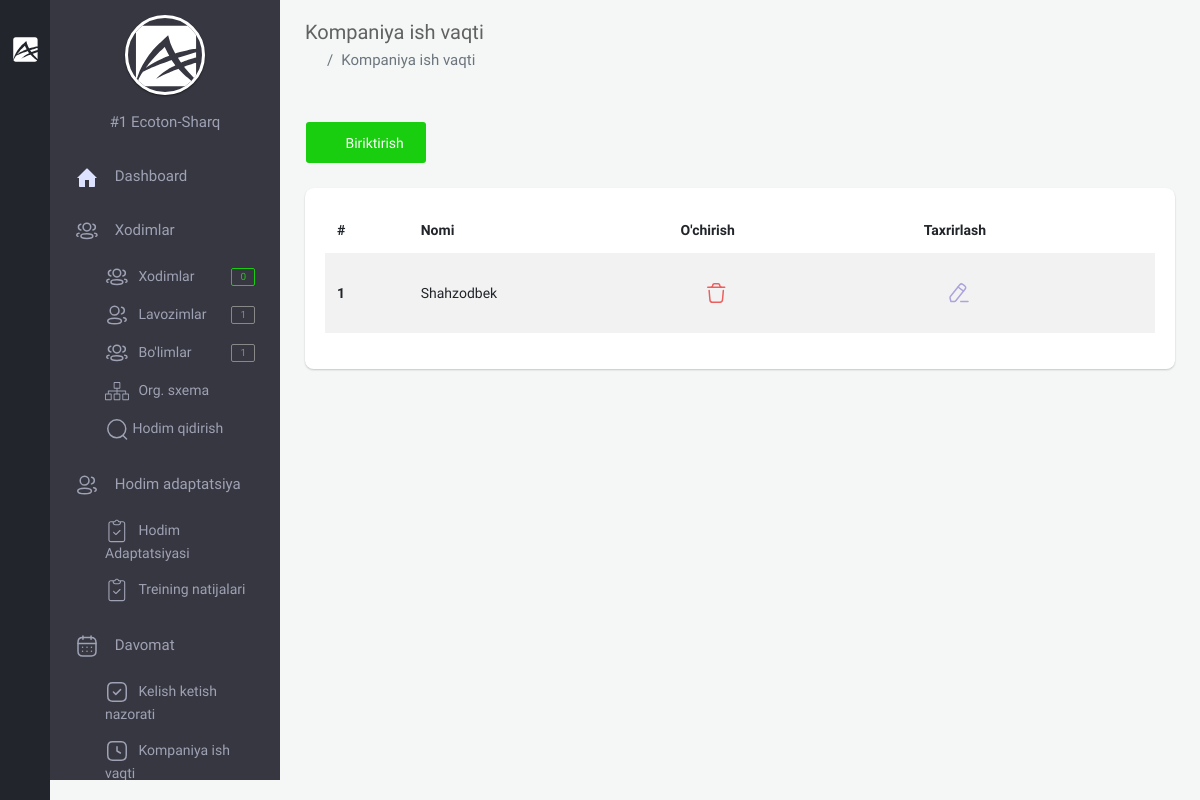
Page /backoffice/company-schedule (signed in) on the earlier database version.
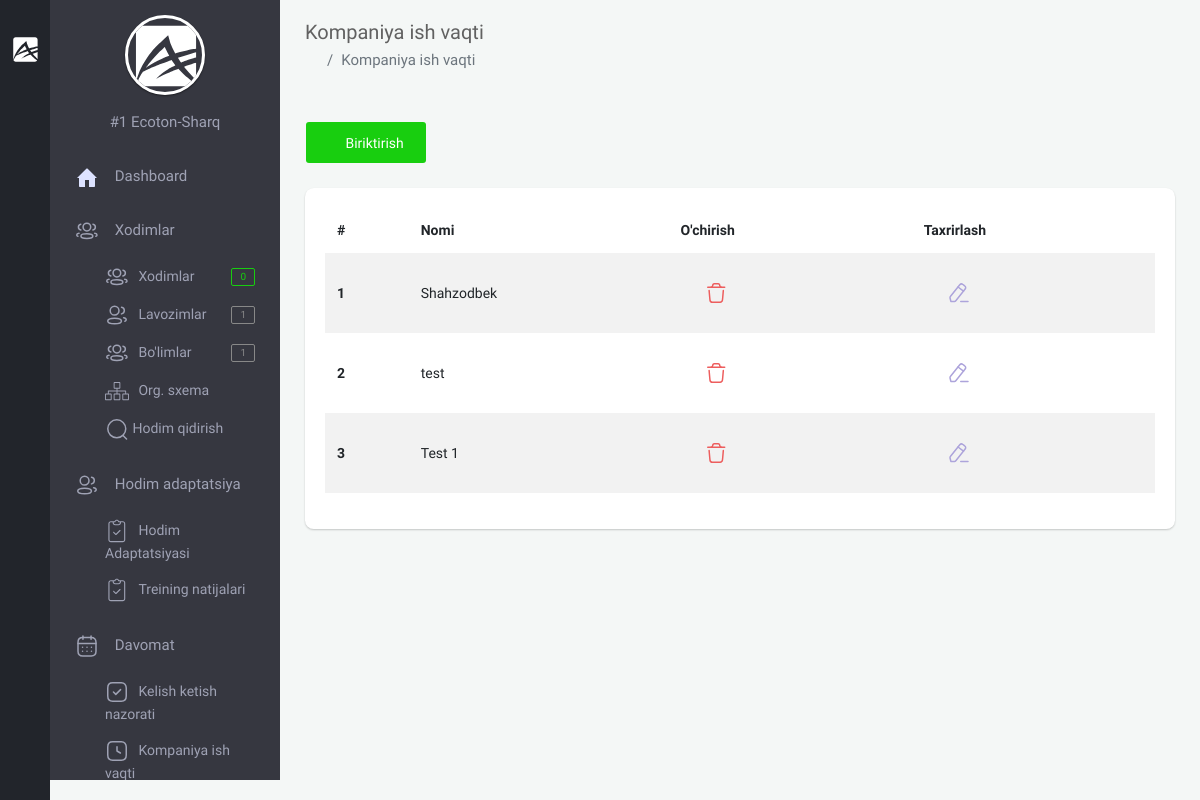
Same page on the later database version.
### app/models.py (models this page shows, shortened)
class CompanyScheduleFreeGraph(models.Model):
    company = models.ForeignKey(Company, on_delete=models.CASCADE)
    name = models.CharField(max_length=255)
    start_work = models.TimeField(verbose_name="Ish boshlanishi", default=datetime.time(9, 00))
    lunch_start = models.TimeField(verbose_name="Tushlik vaqti", default=datetime.time(13, 00))
    lunch_end = models.TimeField(verbose_name="Tushlik tugash vaqti", default=datetime.time(14, 00))
    end_work = models.TimeField(verbose_name="Ish Tugash vaqti", default=datetime.time(18, 00))
    created_at = models.DateTimeField(auto_now_add=True)

### backoffice/views.py (the view)
# urls.py: path('company-schedule', views.CompanyScheduleCreateViewListView.as_view(), name="company_schedule"),
class CompanyScheduleCreateViewListView(LoginRequiredMixin, generic.ListView):
    template_name = 'backoffice/pages/company-schedule/index.html'
    model = models.CompanyScheduleFreeGraph
    def get_context_data(self, *, object_list=None, **kwargs):
        ctx = super(CompanyScheduleCreateViewListView, self).get_context_data(**kwargs)
        company = self.request.user.company
        company_schedule = models.CompanyScheduleFreeGraph.objects.filter(company=company)
        ctx['items'] = company_schedule
        return ctx

### app/models.py (called while the page is built)
    def __str__(self):
        return f'#{self.id}  {self.name}'

    @property
    def logo_url(self):
        if self.logo and hasattr(self.logo, 'url'):
            return self.logo.url

### backoffice/context_processors.py (called while the page is built)
def staff_amount(request):
    amount_staff = None
    if request.user.is_anonymous == False:
        company = request.user.company
        staff = models.Staff.objects.filter(company=company)
        amount_staff = staff.count()
    return {"amount_staff": amount_staff}

def position_amount(request):
    position_amounts = None
    if request.user.is_anonymous == False:
        company = request.user.company
        position = models.Position.objects.filter(company=company)
        position_amounts = position.count()
    return {
        'position_amounts': position_amounts
    }

def department_amount(request):
    department_amounts = None
    if request.user.is_anonymous == False:
        company = request.user.company
        department = models.Department.objects.filter(company=company)
        department_amounts = department.count()
    return {
        'department_amounts': department_amounts
    }

### templates/backoffice/pages/company-schedule/index.html (shortened to what this page needs)
{% extends 'backoffice/base.html' %}
{% load app_tags %}
{% block content %}
    <section class="content">
        <div class="container-fluid">
            <div class="block-header">
                <div class="row clearfix">
                    <div class="col-lg-12 col-md-12 col-sm-12">
                        <h2>Kompaniya ish vaqti</h2>
                        <ul class="breadcrumb padding-0">
                            <li class="breadcrumb-item"><a href="{% url 'backoffice-main' %}"><i
                                    class="zmdi zmdi-home"></i></a></li>
                            <li class="breadcrumb-item active">Kompaniya ish vaqti</li>
                        </ul>
                    </div>
                </div>
            </div>
            <div class="row clearfix">
                <div class="col-lg-12 col-md-12 col-sm-12">
                    <div class="card">
                        <div class="header">
                            <a href="{% url 'company_schedule_create' %}"
                                    class="btn btn-success waves-effect"><i class="zmdi zmdi-plus"></i> Biriktirish
                            </a>
                        </div>
                        <div class="body table-responsive">
                            <table class="table table-borderless table-striped table-hover"
                                   id="company-schedule">
                                <thead>
                                <tr>
                                    <th>#</th>
                                    <th>Nomi</th>
                                    <th>O'chirish</th>
                                    <th>Taxrirlash</th>
                                </tr>
                                </thead>
                                <tbody>
                                {% for item in items %}
                                    <tr>
                                        <th scope="row">{{ forloop.counter }}</th>
                                        <td>{{ item.name }}</td>
                                        <td>
                                            <a href="javascript:void(0);" data-color="pink"
                                               data-toggle="modal" data-target="#item-{{ item.id }}"
                                               class="btn btn-neutral waves-effect">
                                            </a>
                                        </td>
                                        <td>
                                            <a href="{% url 'company_schedule_update' item.id %}"
                                               class="btn btn-neutral waves-effect">
                                            </a>
                                        </td>
                                    </tr>
                                {% endfor %}
                                </tbody>
                            </table>
                        </div>
                    </div>
                </div>
            </div>
        </div>
    </section>
{% endblock %}

Differences in the rows shown:
added CompanyScheduleFreeGraph: name "test"
added CompanyScheduleFreeGraph: name "Test 1"
